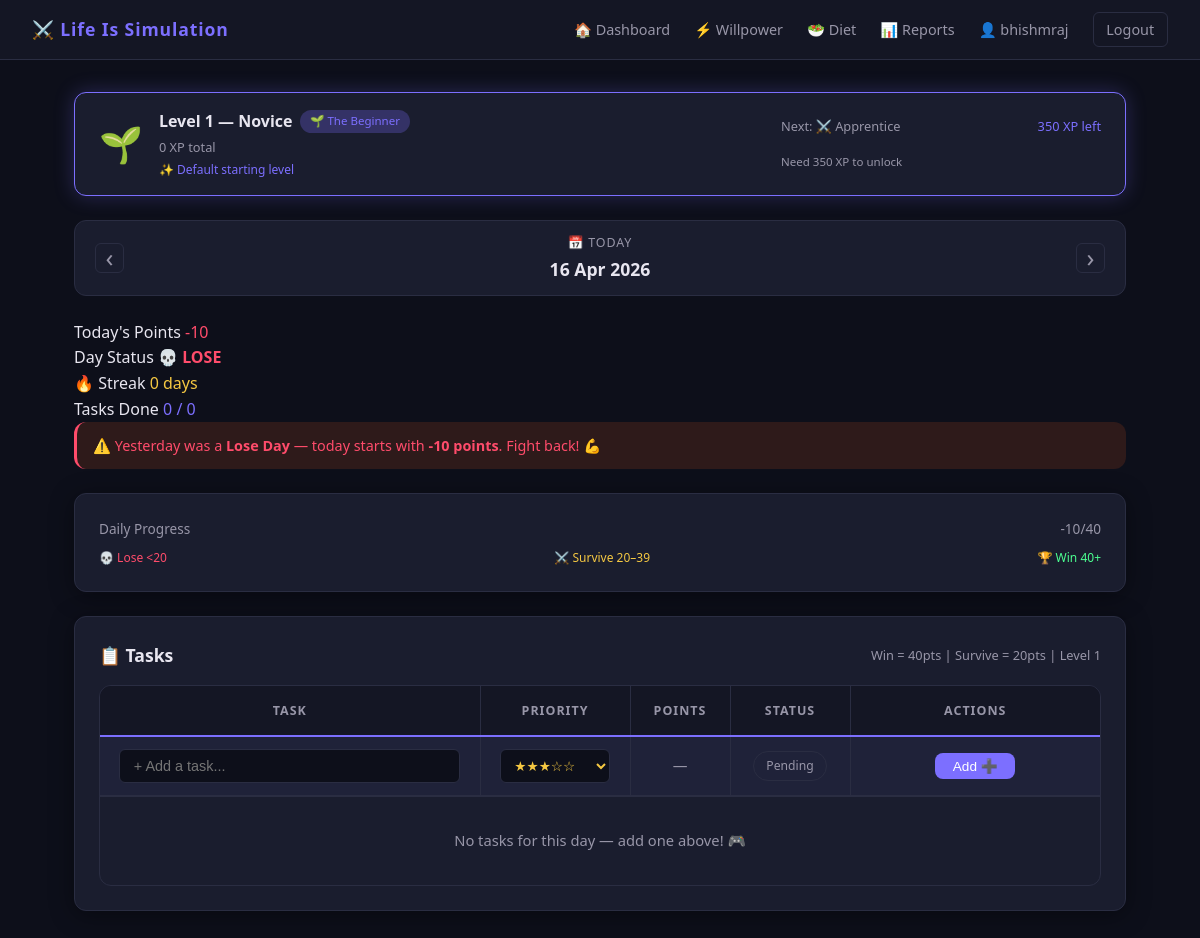
/dashboard/ (signed in), run on the app's committed database.
### users/models.py (models this page shows, shortened)
class CustomUser(AbstractUser):
    name   = models.CharField(max_length=100, blank=True)
    avatar = models.ImageField(upload_to='avatars/', blank=True, null=True)
    bio    = models.TextField(max_length=300, blank=True)
    level            = models.IntegerField(default=1)
    title            = models.CharField(max_length=80, default='🌱 The Beginner')
    badge            = models.CharField(max_length=50, default='Starter')
    total_xp         = models.IntegerField(default=0)
    level_started_at = models.DateTimeField(null=True, blank=True)
    level_deadline   = models.DateTimeField(null=True, blank=True)
    quality_rating_unlocked  = models.BooleanField(default=False)
    diet_tracker_unlocked    = models.BooleanField(default=False)
    cookie_container_unlocked = models.BooleanField(default=False)
    cookie_container_size    = models.IntegerField(default=0)
    freedom_passes           = models.IntegerField(default=0)
    cheat_meals_allowed      = models.IntegerField(default=0)
    def get_display_name(self):
        return self.name or self.username
    def current_level_data(self):
        return get_level_data(self.level)
    def next_level_data(self):
        return get_level_data(self.level + 1)
    def xp_progress_pct(self):
        current = get_level_data(self.level)
        nxt     = get_level_data(self.level + 1)
        if not nxt:
            return 100
        cur_req = current['pts_required']
        nxt_req = nxt['pts_required']
        if nxt_req == cur_req:
            return 100
        pct = (self.total_xp - cur_req) / (nxt_req - cur_req) * 100
        return min(100, max(0, round(pct)))
    def xp_to_next_level(self):
        nxt = get_level_data(self.level + 1)
        if not nxt:
            return 0
        return max(0, nxt['pts_required'] - self.total_xp)
    def days_left(self):
        if not self.level_deadline:
            return None
        delta = self.level_deadline - timezone.now()
        return max(0, delta.days)
    def check_deadline_penalty(self):
        if not self.level_deadline:
            return False

### tasks/models.py (models this page shows, shortened)
class DailyLog(models.Model):
    STATUS_CHOICES = [
        ('win',     'Day Win'),
        ('survive', 'Day Survive'),
        ('lose',    'Day Lose'),
        ('ongoing', 'Ongoing'),
    ]
    user         = models.ForeignKey(settings.AUTH_USER_MODEL, on_delete=models.CASCADE, related_name='daily_logs')
    date         = models.DateField(default=timezone.now)
    total_points = models.IntegerField(default=0)
    day_status   = models.CharField(max_length=10, choices=STATUS_CHOICES, default='ongoing')
    streak       = models.IntegerField(default=0)
    punishment   = models.BooleanField(default=False)
    win_threshold     = models.IntegerField(default=40)
    survive_threshold = models.IntegerField(default=20)
    class Meta:
        unique_together = ('user', 'date')
        ordering = ['-date']

### tasks/views.py (the view)
# urls.py: path('dashboard/', include('tasks.urls')),
@login_required
def dashboard(request):
    today = timezone.localdate()
    date_str = request.GET.get('date')
    try:
        selected_date = date.fromisoformat(date_str) if date_str else today
    except ValueError:
        selected_date = today
    prev_date = selected_date - timedelta(days=1)
    next_date = selected_date + timedelta(days=1)
    is_today  = (selected_date == today)
    penalized = request.user.check_deadline_penalty()
    if penalized:
        messages.warning(request, f'⏰ Level deadline missed! -{request.user.next_level_data()["penalty"] if request.user.next_level_data() else 0} pts penalty applied. Extra time given!')
    log   = get_or_create_daily_log(request.user, selected_date)
    tasks = Task.objects.filter(user=request.user, due_date=selected_date)
    pending   = tasks.filter(status='pending')
    completed = tasks.filter(status='completed')
    skipped   = tasks.filter(status='skipped')
    try:
        from tracker.models import WillpowerTask
        wp_tasks = WillpowerTask.objects.filter(user=request.user, due_date=selected_date)
    except Exception:
        wp_tasks = []
    user = request.user
    cur  = user.current_level_data()
    nxt  = user.next_level_data()
    context = {
        'log':           log,
        'tasks':         tasks,
        'pending':       pending,
        'completed':     completed,
        'skipped':       skipped,
        'wp_tasks':      wp_tasks,
        'today':         today,
        'selected_date': selected_date,
        'prev_date':     prev_date,
        'next_date':     next_date,
        'is_today':      is_today,
        'cur_level':     cur,
        'nxt_level':     nxt,
        'xp_pct':        user.xp_progress_pct(),
        'xp_to_next':    user.xp_to_next_level(),
        'days_left':     user.days_left(),
        'win_pts':       log.win_threshold,
        'survive_pts':   log.survive_threshold,
    }
    return render(request, 'tasks/dashboard.html', context)

### tasks/views.py (called while the page is built, shortened)
def get_or_create_daily_log(user, log_date=None):
    if log_date is None:
        log_date = timezone.localdate()
    log, created = DailyLog.objects.get_or_create(user=user, date=log_date)
    return log

### users/models.py (called while the page is built)
def get_level_data(level_num):
    for l in LEVELS:
        if l['level'] == level_num:
            return l
    return None

### templates/tasks/dashboard.html (shortened to what this page needs)
{% extends 'base.html' %}
{% block content %}
<div class="level-card">
  <div class="level-left">
    <span class="level-icon">{{ cur_level.icon }}</span>
    <div>
      <div class="level-name">
        Level {{ user.level }} — {{ cur_level.name }}
        <span class="level-badge">{{ user.title }}</span>
      </div>
      <div class="level-xp">{{ user.total_xp }} XP total</div>
      {% if cur_level.special %}
      <div style="font-size:0.75rem; color:var(--accent); margin-top:2px;">✨ {{ cur_level.special }}</div>
      {% endif %}
    </div>
  </div>
  <div class="level-right">
    {% if nxt_level %}
      <div class="level-progress-label">
        <span style="color:var(--text-secondary); font-size:0.8rem;">
          Next: {{ nxt_level.icon }} {{ nxt_level.name }}
        </span>
        <span style="font-size:0.8rem; color:var(--accent);">{{ xp_to_next }} XP left</span>
      </div>
      <div class="progress-track" style="height:8px; margin-top:4px;">
      </div>
      <div style="display:flex; justify-content:space-between; margin-top:4px; flex-wrap:wrap; gap:4px;">
        <span style="font-size:0.72rem; color:var(--text-secondary);">
          Need {{ nxt_level.pts_required }} XP to unlock
        </span>
      </div>
    {% else %}
      <div style="color:var(--gold); font-weight:700; font-size:1rem;">🏆 MAX LEVEL — You are LEGEND!</div>
    {% endif %}
  </div>
</div>
<div class="date-nav">
  <a href="/dashboard/?date={{ prev_date }}" class="date-arrow">‹</a>
  <div class="date-center">
    <span class="date-label">{% if is_today %}📅 Today{% else %}📅 {{ selected_date|date:"l" }}{% endif %}</span>
    <span class="date-value">{{ selected_date|date:"d M Y" }}</span>
  </div>
  <a href="/dashboard/?date={{ next_date }}" class="date-arrow">›</a>
</div>
<div class="stats-bar">
  <div class="stat-card">
    <span class="stat-label">Today's Points</span>
    <span class="stat-value" id="total-points"
      style="color:{% if log.day_status == 'win' %}var(--win-color){% elif log.day_status == 'survive' %}var(--survive-color){% else %}var(--lose-color){% endif %}">
      {{ log.total_points }}
    </span>
  </div>
  <div class="stat-card">
    <span class="stat-label">Day Status</span>
    <span class="stat-value status-{{ log.day_status }}" id="day-status">
      {% if log.day_status == 'win' %}🏆 WIN
      {% elif log.day_status == 'survive' %}⚔️ SURVIVE
      {% else %}💀 LOSE{% endif %}
    </span>
  </div>
  <div class="stat-card">
    <span class="stat-label">🔥 Streak</span>
    <span class="stat-value" style="color:var(--gold)" id="streak">{{ log.streak }} days</span>
  </div>
  <div class="stat-card">
    <span class="stat-label">Tasks Done</span>
    <span class="stat-value" style="color:var(--accent)">{{ completed.count }} / {{ tasks.count }}</span>
  </div>
</div>
{% if log.punishment %}
<div class="message message-error" style="margin-bottom:1.5rem;">
  ⚠️ Yesterday was a <strong>Lose Day</strong> — today starts with <strong>-10 points</strong>. Fight back! 💪
</div>
{% endif %}
<div class="card" style="margin-bottom:1.5rem;">
  <div style="display:flex; justify-content:space-between; margin-bottom:0.5rem;">
    <span style="font-size:0.85rem; color:var(--text-secondary)">Daily Progress</span>
    <span style="font-size:0.85rem; color:var(--text-secondary)" id="progress-label">{{ log.total_points }}/{{ win_pts }}</span>
  </div>
  <div style="display:flex; justify-content:space-between; margin-top:0.4rem;">
    <span style="font-size:0.75rem; color:var(--lose-color)">💀 Lose &lt;{{ survive_pts }}</span>
    <span style="font-size:0.75rem; color:var(--survive-color)">⚔️ Survive {{ survive_pts }}–{{ win_pts|add:"-1" }}</span>
    <span style="font-size:0.75rem; color:var(--win-color)">🏆 Win {{ win_pts }}+</span>
  </div>
</div>
<div class="card" style="margin-bottom:1.5rem;">
  <div style="display:flex; justify-content:space-between; align-items:center; margin-bottom:1rem;">
    <p class="card-title" style="margin:0;">📋 Tasks</p>
    <span style="font-size:0.8rem; color:var(--text-secondary)">
      Win = {{ win_pts }}pts | Survive = {{ survive_pts }}pts | Level {{ user.level }}
    </span>
  </div>
  <div class="table-wrapper">
    <table class="task-table">
      <thead>
        <tr>
          <th style="width:38%">Task</th>
          <th style="width:15%; text-align:center;">Priority</th>
          <th style="width:10%; text-align:center;">Points</th>
          <th style="width:12%; text-align:center;">Status</th>
          <th style="width:25%; text-align:center;">Actions</th>
        </tr>
      </thead>
      <tbody>
        <tr class="add-row">
          <form method="post" action="{% url 'add_task' %}">
            <td><input type="text" name="title" placeholder="+ Add a task..." class="table-input" required /></td>
            <td style="text-align:center;">
              <select name="priority" class="table-select">
                <option value="3" selected>★★★☆☆</option>
              </select>
            </td>
            <td style="text-align:center; color:var(--text-secondary);">—</td>
            <td style="text-align:center;"><span class="status-badge badge-pending">Pending</span></td>
            <td style="text-align:center;">
              <button type="submit" class="btn btn-primary" style="padding:0.3rem 1.1rem; font-size:0.85rem;">Add ➕</button>
            </td>
          </form>
        </tr>
        {% if not tasks %}
        <tr>
          <td colspan="5" style="text-align:center; color:var(--text-secondary); padding:2rem;">
            No tasks for this day — add one above! 🎮
          </td>
        </tr>
        {% endif %}
      </tbody>
    </table>
  </div>
</div>
{% endblock %}

### templates/base.html (shortened to what this page needs)
<!DOCTYPE html>
<html lang="en">
<head>
  {% load static %}
  <link rel="stylesheet" href="{% static 'css/main.css' %}">
</head>
<body>
{% if user.is_authenticated %}
<nav class="navbar">
  <a href="{% url 'dashboard' %}" class="nav-brand">⚔️ Life Is Simulation</a>
  <div class="nav-links">
    <a href="{% url 'dashboard' %}">🏠 Dashboard</a>
    <a href="{% url 'willpower' %}">⚡ Willpower</a>
    <a href="{% url 'diet' %}">🥗 Diet</a>
    <a href="{% url 'reports_home' %}">📊 Reports</a>
    <a href="{% url 'profile' %}">👤 {{ user.get_display_name }}</a>
    <a href="{% url 'logout' %}" class="btn-logout">Logout</a>
  </div>
</nav>
{% endif %}
<main class="main-content">
  {% block content %}{% endblock %}
</main>
</body>
</html>

### data on the page
CustomUser: get_display_name "bhishmraj", level "1", title "🌱 The Beginner", total_xp "0"
DailyLog: date "16 Apr 2026", total_points "-10", streak "0"

### other printed values
{{ cur_level.icon }} "🌱"
{{ cur_level.name }} "Novice"
{{ cur_level.special }} "Default starting level"
{{ nxt_level.icon }} "⚔️"
{{ nxt_level.name }} "Apprentice"
{{ xp_to_next }} "350"
{{ nxt_level.pts_required }} "350"
{{ completed.count }} "0"
{{ tasks.count }} "0"
{{ win_pts }} "40"
{{ survive_pts }} "20"
{{ win_pts|add:"-1" }} "39"
